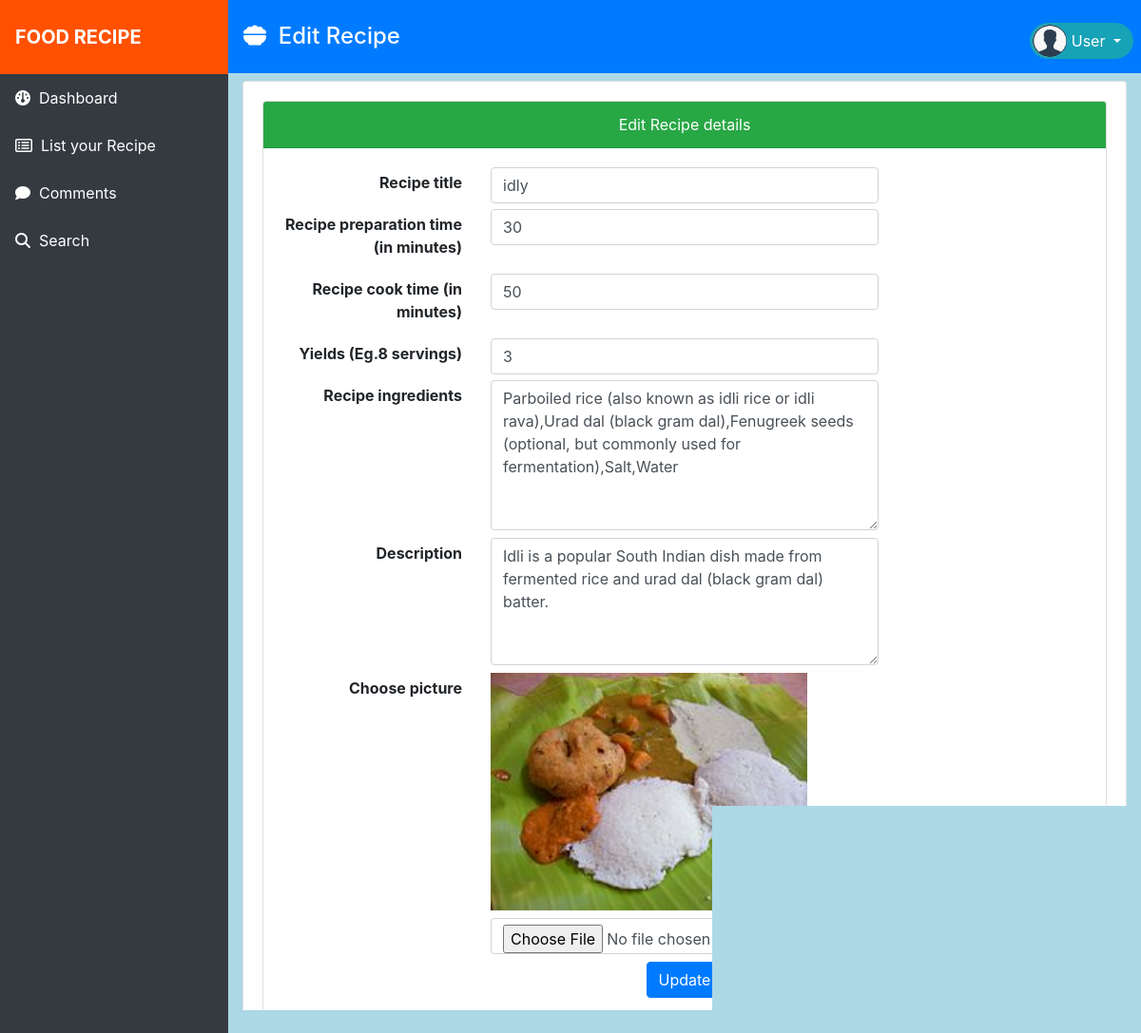
The app's page /user/edit_recipe.php?id=7 (signed in) with its own data.
### tables this page shows
CREATE TABLE `recipe` (
  `rid` int(11) NOT NULL,
  `user_id` int(11) NOT NULL,
  `recipe_title` varchar(50) NOT NULL,
  `prepare_time` varchar(50) NOT NULL,
  `cook_time` varchar(50) NOT NULL,
  `yields` varchar(50) NOT NULL,
  `description` text NOT NULL,
  `pictures` varchar(50) NOT NULL,
  `created_at` timestamp NOT NULL DEFAULT current_timestamp() ON UPDATE current_timestamp()
);

### user/edit_recipe.php (the view, shortened to what this page needs)
<!DOCTYPE html>
<html lang="en">
<head>
    <link rel="stylesheet" href="https://cdn.jsdelivr.net/npm/bootstrap@4.6.2/dist/css/bootstrap.min.css">
  <link rel="stylesheet" href="https://cdnjs.cloudflare.com/ajax/libs/font-awesome/6.5.1/css/all.min.css" />
  <link rel="stylesheet" href="style.css">
</head>
<body>
<div>
<div style="width:20%;height:100vh;float:left;" class="bg-dark">
<?php
include("includes/leftbar.php");
?>
</div>
<div style="width:80%;float:left;height:100vh;overflow:hidden;background-color:lightblue;" >
<header class="text-white bg-primary">
    <h4 class="py-4 ml-3">
    <i class="fa-solid fa-bowl-food"></i>&nbsp;&nbsp;Edit Recipe
    <div class="dropdown float-right mr-2">
  <button type="button" class="btn btn-info mybtn dropdown-toggle" data-toggle="dropdown">
    User
  </button>
</div>
    </h4>
</header>
<div class="container-fluid"  style="height:90vh;overflow:scroll;">
    <div class="row">
        <div class="col-md-12">
            <div class="card">
                <div class="card-body">
                    <div class="card">
                        <div class="card-header bg-success text-white text-center">Edit Recipe details</div>
                        <div class="card-body">
<?php
include("../db.php");
$id=$_GET["id"];
$sql="select * from recipe where rid=$id";
$result=mysqli_query($con,$sql);
$row=mysqli_fetch_assoc($result);
$sql2="select * from ingredient where recipe_id=$id";
$result2=mysqli_query($con,$sql2);
if(mysqli_num_rows($result2)>0)
{
    $a=[];
    while($row2=mysqli_fetch_assoc($result2))
    {
        array_push($a,$row2["ingredient_name"]);
    }
    $a=implode(",",$a);
}
?>
                            <form method="post" autocomplete="off" action="verify_u.php" enctype="multipart/form-data">
                            <div class="row">
                                <div class="col-md-3"><p class="font-weight-bold text-right mt-1">Recipe title</p></div>
                                <div class="col-md-6">
                                    <input type="text" class="form-control" name="recipe_title" id="recipe_title" value='<?=$row["recipe_title"]?>' required>
                                </div>
                                <div class="col-md-3"></div>
                                <div class="col-md-3"><p class="text-right font-weight-bold mt-1">Recipe preparation time (in minutes)</p></div>
                                <div class="col-md-6">
                                    <input type="number" class="form-control" name="prepare_time" id="prepare_time" value='<?=$row["prepare_time"]?>' required>
                                </div>
                                <div class="col-md-3"></div>
                                <div class="col-md-3"><p class="text-right font-weight-bold mt-1">Recipe cook time (in minutes)</p></div>
                                <div class="col-md-6">
                                    <input type="number" class="form-control" name="cook_time" value='<?=$row["cook_time"]?>' id="cook_time" required>
                                </div>
                                <div class="col-md-3"></div>
                                <div class="col-md-3"><p class="text-right font-weight-bold mt-1">Yields (Eg.8 servings)</p></div>
                                <div class="col-md-6">
                                    <input type="text" class="form-control" name="yields" id="yields" value='<?=$row["yields"]?>' required>
                                </div>
                                <div class="col-md-3"></div>
                                <div class="col-md-3"><p class="text-right font-weight-bold mt-1">Recipe ingredients</p></div>
                                <div class="col-md-6 mb-2">
                                    <textarea class="form-control" name="ingredients" id="ingredients" rows="6" required><?=$a?></textarea>
                                </div>
                                <div class="col-md-3"></div>
                                <div class="col-md-3"><p class="text-right font-weight-bold mt-1">Description</p></div>
                                <div class="col-md-6">
                                    <textarea name="description" rows="5" class="form-control" required><?=$row["description"]?></textarea>
                                </div>
                                <div class="col-md-3"></div>
                                <div class="col-md-3 mt-2"><p class="text-right font-weight-bold mt-1">Choose picture</p></div>
                                <div class="col-md-6 mt-2">
                                    <img src="<?=$row['pictures']?>" style="height:250px;">
                                    <input type="file" name="myimage" class="mt-2 form-control">
                                </div>
                                <div class="col-md-3"></div>
                                <div class="col-md-3"></div>
                                <div class="col-md-6">
                                    <center>
                                        <input type="submit" name="update_recipe" class="btn btn-primary mt-2" value="Update">
                                    </center>
                                </div>
                                <div class="col-md-3"></div>
                            </div>
                            </form>
                        </div>
                    </div>
                </div>
            </div>
        </div>
    </div>
</div>
</div>
</div>
</body>
</html>

### user/style.css (style rules this page uses)
.mybtn { border-radius:20px; }
.mybtn::before { content:"hel"; color:transparent; border-radius:50%; padding:7px; background-image: url("../assets/images/avatar.png"); background-size: 100% 100%; margin-left:-10px; }

### records on screen
recipe: recipe_title "idly", prepare_time "30", cook_time "50", yields "3", description "Idli is a popular South Indian dish made from fermented rice and urad dal (black gram dal) batter.", pictures (picture)
